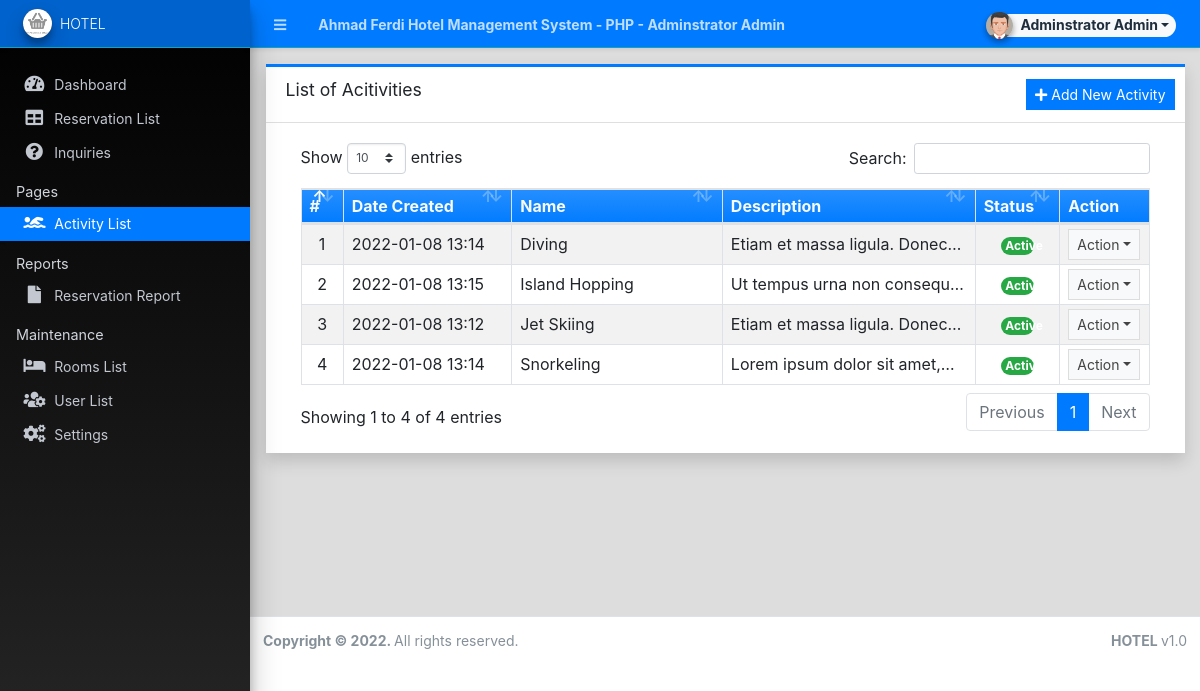
Page /admin/?page=activities (signed in) on the committed database.
### tables this page shows
CREATE TABLE `activity_list` (
  `id` int(30) NOT NULL,
  `name` text NOT NULL,
  `description` text NOT NULL,
  `status` tinyint(1) NOT NULL DEFAULT 1,
  `image_path` text NOT NULL,
  `delete_flag` tinyint(1) NOT NULL DEFAULT 0,
  `date_created` datetime NOT NULL DEFAULT current_timestamp(),
  `date_updated` datetime DEFAULT NULL ON UPDATE current_timestamp()
);

### config.php (called while the page is built, shortened)
<?php
require_once('classes/DBConnection.php');
require_once('classes/SystemSettings.php');
function validate_image($file){
	if(!empty($file)){
        $ex = explode('?',$file);
        $file = $ex[0];
        $param =  isset($ex[1]) ? '?'.$ex[1]  : '';
		if(is_file(base_app.$file)){
			return base_url.$file.$param;
		}else{
			return base_url.'dist/img/no-image-available.png';
		}
	}else{
		return base_url.'dist/img/no-image-available.png';
	}
}
function isMobileDevice(){
    $aMobileUA = array(
        '/iphone/i' => 'iPhone',
        '/ipod/i' => 'iPod',
        '/ipad/i' => 'iPad',
        '/android/i' => 'Android',
        '/blackberry/i' => 'BlackBerry',
        '/webos/i' => 'Mobile'
    );
    return false;
}
?>

### classes/DBConnection.php (called while the page is built, shortened)
<?php
class DBConnection{
    private $host = DB_SERVER;
    private $username = DB_USERNAME;
    private $password = DB_PASSWORD;
    private $database = DB_NAME;
    public $conn;
    public function __construct(){
        if (!isset($this->conn)) {
            $this->conn = new mysqli($this->host, $this->username, $this->password, $this->database);
        }
    }
}
?>

### classes/SystemSettings.php (called while the page is built, shortened)
<?php
class SystemSettings extends DBConnection{
	function userdata($field = ''){
		if(!empty($field)){
			if(isset($_SESSION['userdata'][$field]))
				return $_SESSION['userdata'][$field];
			else
				return null;
		}else{
			return false;
		}
	}
	function info($field=''){
		if(!empty($field)){
			if(isset($_SESSION['system_info'][$field]))
				return $_SESSION['system_info'][$field];
			else
				return false;
		}else{
			return false;
		}
	}
}
$_settings = new SystemSettings();
?>

### admin/activities/index.php (the view, shortened to what this page needs)
<div class="card card-outline card-primary rounded-0 shadow">
	<div class="card-header">
		<h3 class="card-title">List of Acitivities</h3>
		<div class="card-tools">
			<a href="javascript:void(0)" id="create_new" class="btn btn-flat btn-sm btn-primary"><span class="fas fa-plus"></span>  Add New Activity</a>
		</div>
	</div>
	<div class="card-body">
		<div class="container-fluid">
        <div class="container-fluid">
			<table class="table table-bordered table-hover table-striped">
				<colgroup>
					<col width="5%">
					<col width="20%">
					<col width="25%">
					<col width="30%">
					<col width="10%">
					<col width="10%">
				</colgroup>
				<thead>
					<tr class="bg-gradient-primary text-light">
						<th>#</th>
						<th>Date Created</th>
						<th>Name</th>
						<th>Description</th>
						<th>Status</th>
						<th>Action</th>
					</tr>
				</thead>
				<tbody>
					<?php
						$i = 1;
						$qry = $conn->query("SELECT * from `activity_list` where delete_flag = 0 order by `name` asc ");
						while($row = $qry->fetch_assoc()):
							$row['description'] = strip_tags(html_entity_decode($row['description']));
					?>
						<tr>
							<td class="text-center"><?php echo $i++; ?></td>
							<td class=""><?php echo date("Y-m-d H:i",strtotime($row['date_created'])) ?></td>
							<td class=""><p class="m-0 truncate-1"><?php echo $row['name'] ?></p></td>
							<td class=""><p class="m-0 truncate-1"><?php echo $row['description'] ?></p></td>
							<td class="text-center">
								<?php
									switch ($row['status']){
										case 1:
											echo '<span class="rounded-pill badge badge-success col-6">Active</span>';
											break;
									}
								?>
							</td>
							<td align="center">
								 <button type="button" class="btn btn-flat btn-default btn-sm dropdown-toggle dropdown-icon" data-toggle="dropdown">
				                  		Action
				                  </button>
							</td>
						</tr>
					<?php endwhile; ?>
				</tbody>
			</table>
		</div>
		</div>
	</div>
</div>

### admin/index.php (shortened to what this page needs)
<?php require_once('../config.php'); ?>
 <!DOCTYPE html>
<html lang="en" class="" style="height: auto;">
<?php require_once('inc/header.php') ?>
  <body class="sidebar-mini layout-fixed control-sidebar-slide-open layout-navbar-fixed sidebar-mini-md sidebar-mini-xs" data-new-gr-c-s-check-loaded="14.991.0" data-gr-ext-installed="" style="height: auto;">
    <div class="wrapper">
     <?php require_once('inc/topBarNav.php') ?>
     <?php require_once('inc/navigation.php') ?>
     <?php $page = isset($_GET['page']) ? $_GET['page'] : 'home';  ?>
      <div class="content-wrapper pt-3" style="min-height: 567.854px;">
        <section class="content ">
          <div class="container-fluid">
            <?php
              if(!file_exists($page.".php") && !is_dir($page)){
                  include '404.html';
              }else{
                if(is_dir($page))
                  include $page.'/index.php';
                else
                  include $page.'.php';
              }
            ?>
          </div>
        </section>
      </div>
      <?php require_once('inc/footer.php') ?>
  </body>
</html>

### admin/inc/header.php (shortened to what this page needs)
<head>
    <link rel="stylesheet" href="<?php echo base_url ?>plugins/fontawesome-free/css/all.min.css">
    <link rel="stylesheet" href="<?php echo base_url ?>plugins/tempusdominus-bootstrap-4/css/tempusdominus-bootstrap-4.min.css">
  <link rel="stylesheet" href="<?php echo base_url ?>plugins/datatables-bs4/css/dataTables.bootstrap4.min.css">
  <link rel="stylesheet" href="<?php echo base_url ?>plugins/datatables-responsive/css/responsive.bootstrap4.min.css">
  <link rel="stylesheet" href="<?php echo base_url ?>plugins/datatables-buttons/css/buttons.bootstrap4.min.css">
  <link rel="stylesheet" href="<?php echo base_url ?>plugins/select2/css/select2.min.css">
  <link rel="stylesheet" href="<?php echo base_url ?>plugins/select2-bootstrap4-theme/select2-bootstrap4.min.css">
    <link rel="stylesheet" href="<?php echo base_url ?>plugins/icheck-bootstrap/icheck-bootstrap.min.css">
    <link rel="stylesheet" href="<?php echo base_url ?>plugins/jqvmap/jqvmap.min.css">
    <link rel="stylesheet" href="<?php echo base_url ?>plugins/fullcalendar/main.css">
    <link rel="stylesheet" href="<?php echo base_url ?>dist/css/adminlte.css">
    <link rel="stylesheet" href="<?php echo base_url ?>dist/css/custom.css">
    <link rel="stylesheet" href="<?php echo base_url ?>plugins/overlayScrollbars/css/OverlayScrollbars.min.css">
    <link rel="stylesheet" href="<?php echo base_url ?>plugins/daterangepicker/daterangepicker.css">
    <link rel="stylesheet" href="<?php echo base_url ?>plugins/summernote/summernote-bs4.min.css">
  <link rel="stylesheet" href="<?php echo base_url ?>plugins/sweetalert2-theme-bootstrap-4/bootstrap-4.min.css">
  </head>

### admin/inc/topBarNav.php (shortened to what this page needs)
<nav class="main-header navbar navbar-expand navbar-dark border  border-info border-top-0  border-left-0 border-right-0 text-sm shadow-sm bg-primary">
  <ul class="navbar-nav">
    <li class="nav-item">
    <a class="nav-link" data-widget="pushmenu" href="#" role="button"><i class="fas fa-bars"></i></a>
    </li>
    <li class="nav-item d-none d-sm-inline-block">
      <a href="<?php echo base_url ?>" class="nav-link"><b><?php echo (!isMobileDevice()) ? $_settings->info('name'):$_settings->info('short_name'); ?> - <?php echo ucwords($_settings->userdata('firstname').' '.$_settings->userdata('lastname')) ?></b></a>
    </li>
  </ul>
  <ul class="navbar-nav ml-auto">
    <li class="nav-item">
      <div class="btn-group nav-link">
            <button type="button" class="btn btn-rounded badge badge-light dropdown-toggle dropdown-icon" data-toggle="dropdown">
              <span><img src="<?php echo validate_image($_settings->userdata('avatar')) ?>" class="img-circle elevation-2 user-img" alt="User Image"></span>
              <span class="ml-3"><?php echo ucwords($_settings->userdata('firstname').' '.$_settings->userdata('lastname')) ?></span>
            </button>
        </div>
    </li>
  </ul>
</nav>

### admin/inc/navigation.php (shortened to what this page needs)
<aside class="main-sidebar sidebar-dark-primary elevation-4 sidebar-no-expand bg-gradient-black">
  <a href="<?php echo base_url ?>admin" class="brand-link bg-transparent text-sm border-info shadow-sm bg-primary">
  <img src="<?php echo validate_image($_settings->info('logo'))?>" alt="Store Logo" class="brand-image img-circle elevation-3 bg-black" style="width: 1.8rem;height: 1.8rem;max-height: unset;object-fit:scale-down;object-position:center center">
  <span class="brand-text font-weight-light"><?php echo $_settings->info('short_name') ?></span>
  </a>
  <div class="sidebar os-host os-theme-light os-host-overflow os-host-overflow-y os-host-resize-disabled os-host-transition os-host-scrollbar-horizontal-hidden">
    <div class="os-content-glue" style="margin: 0px -8px; width: 249px; height: 646px;"></div>
    <div class="os-padding">
      <div class="os-viewport os-viewport-native-scrollbars-invisible" style="overflow-y: scroll;">
        <div class="os-content" style="padding: 0px 8px; height: 100%; width: 100%;">
          <nav class="mt-4">
             <ul class="nav nav-pills nav-sidebar flex-column text-sm nav-compact nav-flat nav-child-indent nav-collapse-hide-child" data-widget="treeview" role="menu" data-accordion="false">
              <li class="nav-item dropdown">
                <a href="./" class="nav-link nav-home">
                  <i class="nav-icon fas fa-tachometer-alt"></i>
                  <p>
                    Dashboard
                  </p>
                </a>
              </li>
              <li class="nav-item">
                <a href="<?php echo base_url ?>admin/?page=reservations" class="nav-link nav-reservations">
                  <i class="nav-icon fas fa-table"></i>
                  <p>
                    Reservation List
                  </p>
                </a>
              </li>
              <li class="nav-item">
                <a href="<?php echo base_url ?>admin/?page=inquiries" class="nav-link nav-inquiries">
                  <i class="nav-icon fas fa-question-circle"></i>
                  <p>
                    Inquiries
                  </p>
                </a>
              </li>
              <?php if($_settings->userdata('type') == 1): ?>
              <li class="nav-header">Pages</li>
              <li class="nav-item dropdown">
                <a href="<?php echo base_url ?>admin/?page=activities" class="nav-link nav-activities">
                  <i class="nav-icon fas fa-swimmer"></i>
                  <p>
                    Activity List
                  </p>
                </a>
              </li>
              <?php endif; ?>
              <li class="nav-header">Reports</li>
              <li class="nav-item dropdown">
                <a href="<?php echo base_url ?>admin/?page=reports" class="nav-link nav-reports">
                  <i class="nav-icon fas fa-file"></i>
                  <p>
                    Reservation Report
                  </p>
                </a>
              </li>
              <?php if($_settings->userdata('type') == 1): ?>
              <li class="nav-header">Maintenance</li>
              <li class="nav-item dropdown">
                <a href="<?php echo base_url ?>admin/?page=rooms" class="nav-link nav-rooms">
                  <i class="nav-icon fas fa-bed"></i>
                  <p>
                    Rooms List
                  </p>
                </a>
              </li>
              <li class="nav-item dropdown">
                <a href="<?php echo base_url ?>admin/?page=user/list" class="nav-link nav-user_list">
                  <i class="nav-icon fas fa-users-cog"></i>
                  <p>
                    User List
                  </p>
                </a>
              </li>
              <li class="nav-item dropdown">
                <a href="<?php echo base_url ?>admin/?page=system_info" class="nav-link nav-system_info">
                  <i class="nav-icon fas fa-cogs"></i>
                  <p>
                    Settings
                  </p>
                </a>
              </li>
              <?php endif; ?>
            </ul>
          </nav>
        </div>
      </div>
    </div>
  </div>
</aside>

### admin/inc/footer.php (shortened to what this page needs)
<footer class="main-footer text-sm">
        <strong>Copyright © <?php echo date('Y') ?>.
        </strong>
        All rights reserved.
        <div class="float-right d-none d-sm-inline-block">
          <b><?php echo $_settings->info('short_name') ?> </b> v1.0
        </div>
      </footer>
    </div>

### admin/inc/topBarNav.php (style rules this page uses)
.user-img { position: absolute; height: 27px; width: 27px; object-fit: cover; left: -7%; top: -12%; }
.btn-rounded { border-radius: 50px; }

### rows in the picture
activity_list: date_created "2022-01-08 13:14", name "Diving", description "Etiam et massa ligula.…", status "Active"
activity_list: date_created "2022-01-08 13:15", name "Island Hopping", description "Ut tempus urna non…", status "Active"
activity_list: date_created "2022-01-08 13:12", name "Jet Skiing", description "Etiam et massa ligula.…", status "Active"
activity_list: date_created "2022-01-08 13:14", name "Snorkeling", description "Lorem ipsum dolor sit…", status "Active"

### other values in the picture
$_settings->info('name') "Ahmad Ferdi Hotel Management System - PHP"
$_settings->userdata('firstname').' '.$_settings->userdata('lastname') "Adminstrator Admin"
$_settings->info('short_name') "HOTEL"
